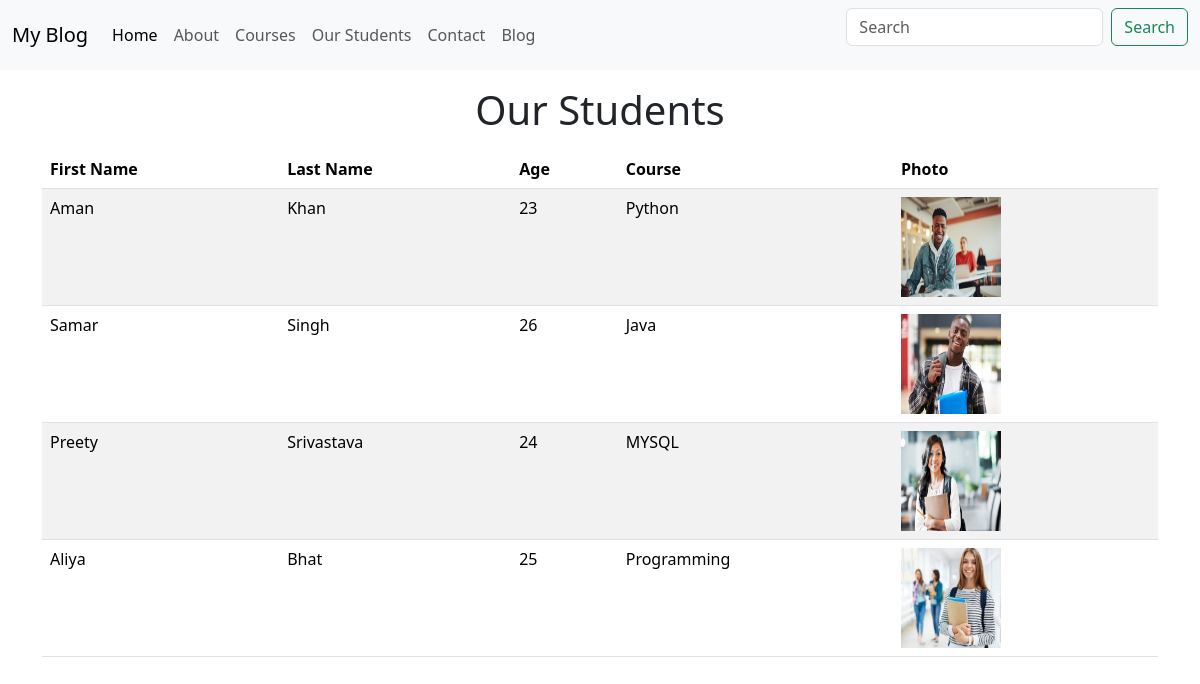
/students, run on the app's committed database.
### myapp/models.py (models this page shows, shortened)
class Students(models.Model):
    fname = models.CharField(max_length=50)
    lname = models.CharField(max_length=50)
    age = models.IntegerField()
    course = models.CharField(max_length=50)
    image = models.ImageField(upload_to='studentsimage')

### myapp/views.py (the view)
# urls.py: path('students',views.students),
def students(request):
    all_students = Students.objects.all()
    return render(request, 'myapp/students.html',{'students':all_students})

### templates/myapp/students.html
{% extends "base.html" %}
{% block content %}
<h1 class="text-center my-3"> Our Students </h1>
<div class="container">
    <table class="table table-striped">
        <thead>
            <tr>
                <th>First Name</th>
                <th>Last Name</th>
                <th>Age</th>
                <th>Course</th>
                <th>Photo</th>
            </tr>
        </thead>
        {% for i in students %}
        <tr>
            <td>{{i.fname}}</td>
            <td>{{i.lname}}</td>
            <td> {{i.age}}</td>
            <td>{{i.course}}</td>
            <td><img src="{{i.image.url}}" height="100" width="100"></td>
        </tr>
        {% endfor %}
    </table>
</div>
{% endblock content %}

### data on the page
Students: fname "Aman", lname "Khan", age "23", course "Python", image (picture)
Students: fname "Samar", lname "Singh", age "26", course "Java", image (picture)
Students: fname "Preety", lname "Srivastava", age "24", course "MYSQL", image (picture)
Students: fname "Aliya", lname "Bhat", age "25", course "Programming", image (picture)
